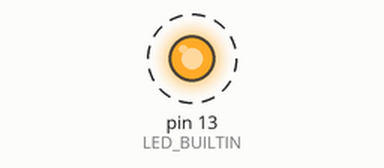
The sketch below on a simulated Arduino Uno, built with avr-gcc and run on an emulated ATmega328P. On the bench: output pins drawn as LEDs (lit = HIGH). Dashed ring = blinking. What the sketch prints to the serial monitor is not drawn.

Above: at 0.5 s.
Timing chart, 0 to 4.6 s (numbered marks = the images above):
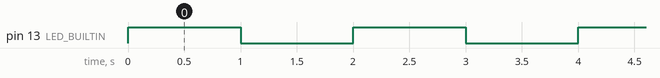

Measured:
- by itself, pin 13 (LED_BUILTIN): alternates HIGH for 1.0 s and LOW for 1.0 s

The sketch:

FileHeadingBlink.ino
```cpp
/// @file FileHeadingBlink.ino
/// @brief File heading code to put in other codes with blink
///

// 3rd party libraries
#include <Streaming.h>

const byte VER_MAJ  = 1;
const byte VER_MIN  = 0;
const byte VER_DETAIL = 0;

void heading()
{
  Serial << endl << endl << __FILE__ << endl;
  Serial << F("Ver: ") << VER_MAJ << F(".") << VER_MIN << F(".") << VER_DETAIL;
  Serial << F(" compiled on ") << __DATE__ << F(" at ") << __TIME__ << F(" using compiler ") << __cplusplus << endl;
}

void setup() {
  // put your setup code here, to run once:
  while(!Serial);
  Serial.begin (115200);
  heading();
  pinMode(LED_BUILTIN, OUTPUT);
}

void loop()
{
  digitalWrite(LED_BUILTIN, HIGH);   // turn the LED on (HIGH is the voltage level)
  delay(1000);                       // wait for a second
  digitalWrite(LED_BUILTIN, LOW);    // turn the LED off by making the voltage LOW
  delay(1000);                       // wait for a second
}
```
